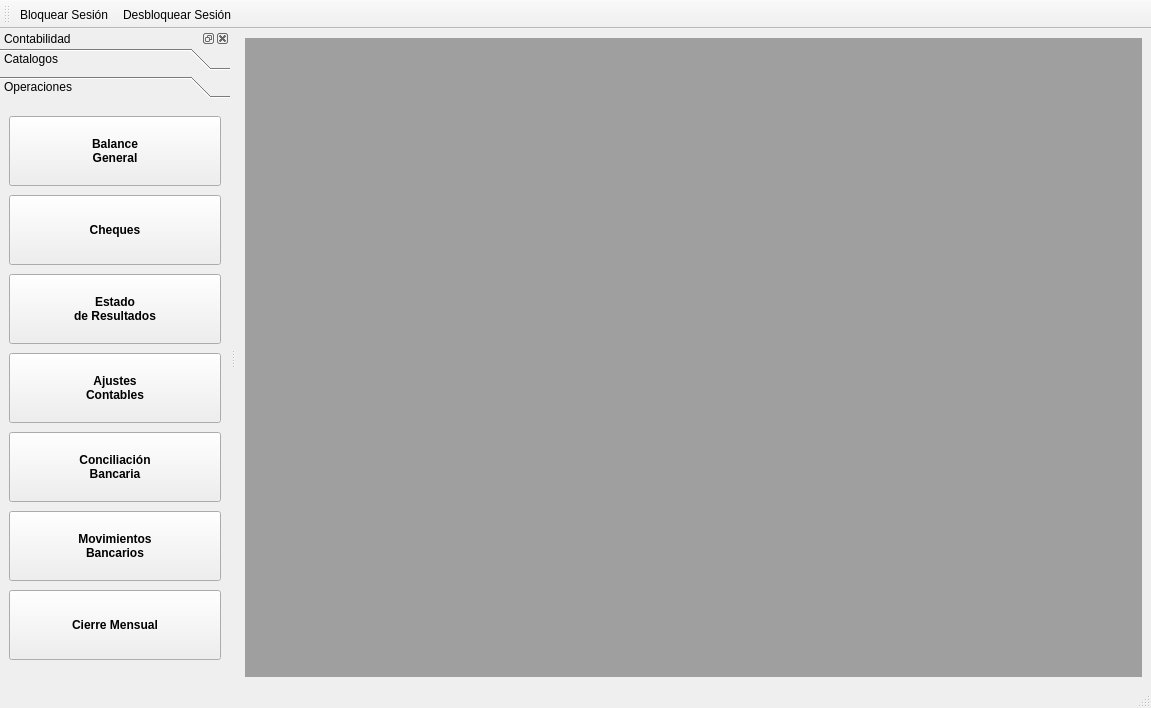
<?xml version="1.0" encoding="UTF-8"?>
<ui version="4.0">
 <class>MainWindow</class>
 <widget class="QMainWindow" name="MainWindow">
  <property name="windowModality">
   <enum>Qt::ApplicationModal</enum>
  </property>
  <property name="geometry">
   <rect>
    <x>0</x>
    <y>0</y>
    <width>1151</width>
    <height>708</height>
   </rect>
  </property>
  <property name="windowTitle">
   <string>Llantera Esquipulas: Contabilidad</string>
  </property>
  <property name="windowIcon">
   <iconset resource="res.qrc">
    <normaloff>:/icons/res/logo.png</normaloff>:/icons/res/logo.png</iconset>
  </property>
  <widget class="QWidget" name="centralwidget">
   <layout class="QHBoxLayout" name="horizontalLayout">
    <item>
     <widget class="QMdiArea" name="mdiArea">
      <property name="sizePolicy">
       <sizepolicy hsizetype="Minimum" vsizetype="Expanding">
        <horstretch>0</horstretch>
        <verstretch>0</verstretch>
       </sizepolicy>
      </property>
      <property name="viewMode">
       <enum>QMdiArea::TabbedView</enum>
      </property>
      <property name="tabShape">
       <enum>QTabWidget::Rounded</enum>
      </property>
      <property name="tabPosition">
       <enum>QTabWidget::North</enum>
      </property>
     </widget>
    </item>
   </layout>
  </widget>
  <widget class="QStatusBar" name="statusbar"/>
  <widget class="QDockWidget" name="dockWidget">
   <property name="minimumSize">
    <size>
     <width>230</width>
     <height>158</height>
    </size>
   </property>
   <property name="features">
    <set>QDockWidget::AllDockWidgetFeatures</set>
   </property>
   <property name="allowedAreas">
    <set>Qt::LeftDockWidgetArea|Qt::RightDockWidgetArea</set>
   </property>
   <property name="windowTitle">
    <string>Contabilidad</string>
   </property>
   <attribute name="dockWidgetArea">
    <number>1</number>
   </attribute>
   <widget class="QWidget" name="dockWidgetContents_2">
    <layout class="QVBoxLayout" name="verticalLayout">
     <property name="leftMargin">
      <number>0</number>
     </property>
     <property name="topMargin">
      <number>0</number>
     </property>
     <property name="rightMargin">
      <number>0</number>
     </property>
     <item>
      <widget class="QToolBox" name="toolBox">
       <property name="currentIndex">
        <number>1</number>
       </property>
       <widget class="QWidget" name="page">
        <property name="geometry">
         <rect>
          <x>0</x>
          <y>0</y>
          <width>214</width>
          <height>570</height>
         </rect>
        </property>
        <attribute name="label">
         <string>Catalogos</string>
        </attribute>
        <layout class="QVBoxLayout" name="verticalLayout_2">
         <item>
          <widget class="QPushButton" name="btnAccounts">
           <property name="sizePolicy">
            <sizepolicy hsizetype="MinimumExpanding" vsizetype="Fixed">
             <horstretch>0</horstretch>
             <verstretch>0</verstretch>
            </sizepolicy>
           </property>
           <property name="minimumSize">
            <size>
             <width>0</width>
             <height>70</height>
            </size>
           </property>
           <property name="font">
            <font>
             <weight>75</weight>
             <bold>true</bold>
            </font>
           </property>
           <property name="text">
            <string>Cuentas
Contables</string>
           </property>
           <property name="icon">
            <iconset resource="res.qrc">
             <normaloff>:/images/res/view-pim-tasks.png</normaloff>:/images/res/view-pim-tasks.png</iconset>
           </property>
           <property name="iconSize">
            <size>
             <width>48</width>
             <height>48</height>
            </size>
           </property>
           <property name="shortcut">
            <string>Ctrl+2</string>
           </property>
           <property name="autoDefault">
            <bool>false</bool>
           </property>
           <property name="default">
            <bool>false</bool>
           </property>
           <property name="flat">
            <bool>false</bool>
           </property>
          </widget>
         </item>
        </layout>
       </widget>
       <widget class="QWidget" name="page_2">
        <property name="geometry">
         <rect>
          <x>0</x>
          <y>0</y>
          <width>214</width>
          <height>570</height>
         </rect>
        </property>
        <attribute name="label">
         <string>Operaciones</string>
        </attribute>
        <layout class="QGridLayout" name="gridLayout">
         <item row="0" column="0">
          <widget class="QPushButton" name="btnBalance">
           <property name="sizePolicy">
            <sizepolicy hsizetype="MinimumExpanding" vsizetype="Fixed">
             <horstretch>0</horstretch>
             <verstretch>0</verstretch>
            </sizepolicy>
           </property>
           <property name="minimumSize">
            <size>
             <width>0</width>
             <height>70</height>
            </size>
           </property>
           <property name="font">
            <font>
             <weight>75</weight>
             <bold>true</bold>
            </font>
           </property>
           <property name="text">
            <string>Balance
General</string>
           </property>
           <property name="icon">
            <iconset resource="res.qrc">
             <normaloff>:/images/res/view-pim-tasks.png</normaloff>:/images/res/view-pim-tasks.png</iconset>
           </property>
           <property name="iconSize">
            <size>
             <width>48</width>
             <height>48</height>
            </size>
           </property>
           <property name="shortcut">
            <string>Ctrl+4</string>
           </property>
           <property name="autoDefault">
            <bool>false</bool>
           </property>
           <property name="default">
            <bool>false</bool>
           </property>
           <property name="flat">
            <bool>false</bool>
           </property>
          </widget>
         </item>
         <item row="1" column="0">
          <widget class="QPushButton" name="btnCheques">
           <property name="sizePolicy">
            <sizepolicy hsizetype="MinimumExpanding" vsizetype="Fixed">
             <horstretch>0</horstretch>
             <verstretch>0</verstretch>
            </sizepolicy>
           </property>
           <property name="minimumSize">
            <size>
             <width>0</width>
             <height>70</height>
            </size>
           </property>
           <property name="font">
            <font>
             <weight>75</weight>
             <bold>true</bold>
            </font>
           </property>
           <property name="text">
            <string>Cheques</string>
           </property>
           <property name="icon">
            <iconset resource="res.qrc">
             <normaloff>:/images/res/account-types-checking.png</normaloff>:/images/res/account-types-checking.png</iconset>
           </property>
           <property name="iconSize">
            <size>
             <width>48</width>
             <height>48</height>
            </size>
           </property>
           <property name="shortcut">
            <string>Ctrl+4</string>
           </property>
           <property name="autoDefault">
            <bool>false</bool>
           </property>
           <property name="default">
            <bool>false</bool>
           </property>
           <property name="flat">
            <bool>false</bool>
           </property>
          </widget>
         </item>
         <item row="2" column="0">
          <widget class="QPushButton" name="btnEstado">
           <property name="sizePolicy">
            <sizepolicy hsizetype="MinimumExpanding" vsizetype="Fixed">
             <horstretch>0</horstretch>
             <verstretch>0</verstretch>
            </sizepolicy>
           </property>
           <property name="minimumSize">
            <size>
             <width>0</width>
             <height>70</height>
            </size>
           </property>
           <property name="font">
            <font>
             <weight>75</weight>
             <bold>true</bold>
            </font>
           </property>
           <property name="text">
            <string>Estado
de Resultados</string>
           </property>
           <property name="icon">
            <iconset resource="res.qrc">
             <normaloff>:/images/res/view-pim-tasks.png</normaloff>:/images/res/view-pim-tasks.png</iconset>
           </property>
           <property name="iconSize">
            <size>
             <width>48</width>
             <height>48</height>
            </size>
           </property>
           <property name="shortcut">
            <string>Ctrl+4</string>
           </property>
           <property name="autoDefault">
            <bool>false</bool>
           </property>
           <property name="default">
            <bool>false</bool>
           </property>
           <property name="flat">
            <bool>false</bool>
           </property>
          </widget>
         </item>
         <item row="3" column="0">
          <widget class="QPushButton" name="btnMovements">
           <property name="sizePolicy">
            <sizepolicy hsizetype="MinimumExpanding" vsizetype="Fixed">
             <horstretch>0</horstretch>
             <verstretch>0</verstretch>
            </sizepolicy>
           </property>
           <property name="minimumSize">
            <size>
             <width>0</width>
             <height>70</height>
            </size>
           </property>
           <property name="font">
            <font>
             <weight>75</weight>
             <bold>true</bold>
            </font>
           </property>
           <property name="text">
            <string>Ajustes
Contables</string>
           </property>
           <property name="icon">
            <iconset resource="res.qrc">
             <normaloff>:/images/res/view-pim-tasks.png</normaloff>:/images/res/view-pim-tasks.png</iconset>
           </property>
           <property name="iconSize">
            <size>
             <width>48</width>
             <height>48</height>
            </size>
           </property>
           <property name="shortcut">
            <string>Ctrl+1</string>
           </property>
           <property name="autoDefault">
            <bool>false</bool>
           </property>
           <property name="default">
            <bool>false</bool>
           </property>
           <property name="flat">
            <bool>false</bool>
           </property>
          </widget>
         </item>
         <item row="4" column="0">
          <widget class="QPushButton" name="btnConciliacion">
           <property name="sizePolicy">
            <sizepolicy hsizetype="MinimumExpanding" vsizetype="Fixed">
             <horstretch>0</horstretch>
             <verstretch>0</verstretch>
            </sizepolicy>
           </property>
           <property name="minimumSize">
            <size>
             <width>0</width>
             <height>70</height>
            </size>
           </property>
           <property name="font">
            <font>
             <weight>75</weight>
             <bold>true</bold>
            </font>
           </property>
           <property name="text">
            <string>Conciliación
Bancaria</string>
           </property>
           <property name="icon">
            <iconset resource="res.qrc">
             <normaloff>:/images/res/reconcile.png</normaloff>:/images/res/reconcile.png</iconset>
           </property>
           <property name="iconSize">
            <size>
             <width>48</width>
             <height>48</height>
            </size>
           </property>
           <property name="shortcut">
            <string>Ctrl+3</string>
           </property>
           <property name="autoDefault">
            <bool>false</bool>
           </property>
           <property name="default">
            <bool>false</bool>
           </property>
           <property name="flat">
            <bool>false</bool>
           </property>
          </widget>
         </item>
         <item row="5" column="0">
          <widget class="QPushButton" name="btnNotasCD">
           <property name="sizePolicy">
            <sizepolicy hsizetype="MinimumExpanding" vsizetype="Fixed">
             <horstretch>0</horstretch>
             <verstretch>0</verstretch>
            </sizepolicy>
           </property>
           <property name="minimumSize">
            <size>
             <width>0</width>
             <height>70</height>
            </size>
           </property>
           <property name="font">
            <font>
             <weight>75</weight>
             <bold>true</bold>
            </font>
           </property>
           <property name="text">
            <string>Movimientos
Bancarios</string>
           </property>
           <property name="icon">
            <iconset resource="res.qrc">
             <normaloff>:/images/res/view-bank-account-checking.png</normaloff>:/images/res/view-bank-account-checking.png</iconset>
           </property>
           <property name="iconSize">
            <size>
             <width>48</width>
             <height>48</height>
            </size>
           </property>
           <property name="shortcut">
            <string>Ctrl+4</string>
           </property>
           <property name="autoDefault">
            <bool>false</bool>
           </property>
           <property name="default">
            <bool>false</bool>
           </property>
           <property name="flat">
            <bool>false</bool>
           </property>
          </widget>
         </item>
         <item row="6" column="0">
          <widget class="QPushButton" name="btnCierreMensual">
           <property name="sizePolicy">
            <sizepolicy hsizetype="MinimumExpanding" vsizetype="Fixed">
             <horstretch>0</horstretch>
             <verstretch>0</verstretch>
            </sizepolicy>
           </property>
           <property name="minimumSize">
            <size>
             <width>0</width>
             <height>70</height>
            </size>
           </property>
           <property name="font">
            <font>
             <weight>75</weight>
             <bold>true</bold>
            </font>
           </property>
           <property name="text">
            <string>Cierre Mensual</string>
           </property>
           <property name="icon">
            <iconset resource="res.qrc">
             <normaloff>:/images/res/view-pim-tasks.png</normaloff>:/images/res/view-pim-tasks.png</iconset>
           </property>
           <property name="iconSize">
            <size>
             <width>48</width>
             <height>48</height>
            </size>
           </property>
           <property name="shortcut">
            <string>Ctrl+4</string>
           </property>
           <property name="autoDefault">
            <bool>false</bool>
           </property>
           <property name="default">
            <bool>false</bool>
           </property>
           <property name="flat">
            <bool>false</bool>
           </property>
          </widget>
         </item>
        </layout>
       </widget>
      </widget>
     </item>
    </layout>
   </widget>
  </widget>
  <widget class="QToolBar" name="toolBar">
   <property name="windowTitle">
    <string>toolBar</string>
   </property>
   <attribute name="toolBarArea">
    <enum>TopToolBarArea</enum>
   </attribute>
   <attribute name="toolBarBreak">
    <bool>false</bool>
   </attribute>
   <addaction name="actionLockSession"/>
   <addaction name="actionUnlockSession"/>
  </widget>
  <action name="actionLockSession">
   <property name="icon">
    <iconset resource="res.qrc">
     <normaloff>:/icons/res/object-locked.png</normaloff>:/icons/res/object-locked.png</iconset>
   </property>
   <property name="text">
    <string>Bloquear Sesión</string>
   </property>
  </action>
  <action name="actionUnlockSession">
   <property name="icon">
    <iconset resource="res.qrc">
     <normaloff>:/icons/res/object-unlocked.png</normaloff>:/icons/res/object-unlocked.png</iconset>
   </property>
   <property name="text">
    <string>Desbloquear Sesión</string>
   </property>
   <property name="visible">
    <bool>false</bool>
   </property>
  </action>
 </widget>
 <resources>
  <include location="res.qrc"/>
 </resources>
 <connections/>
</ui>
